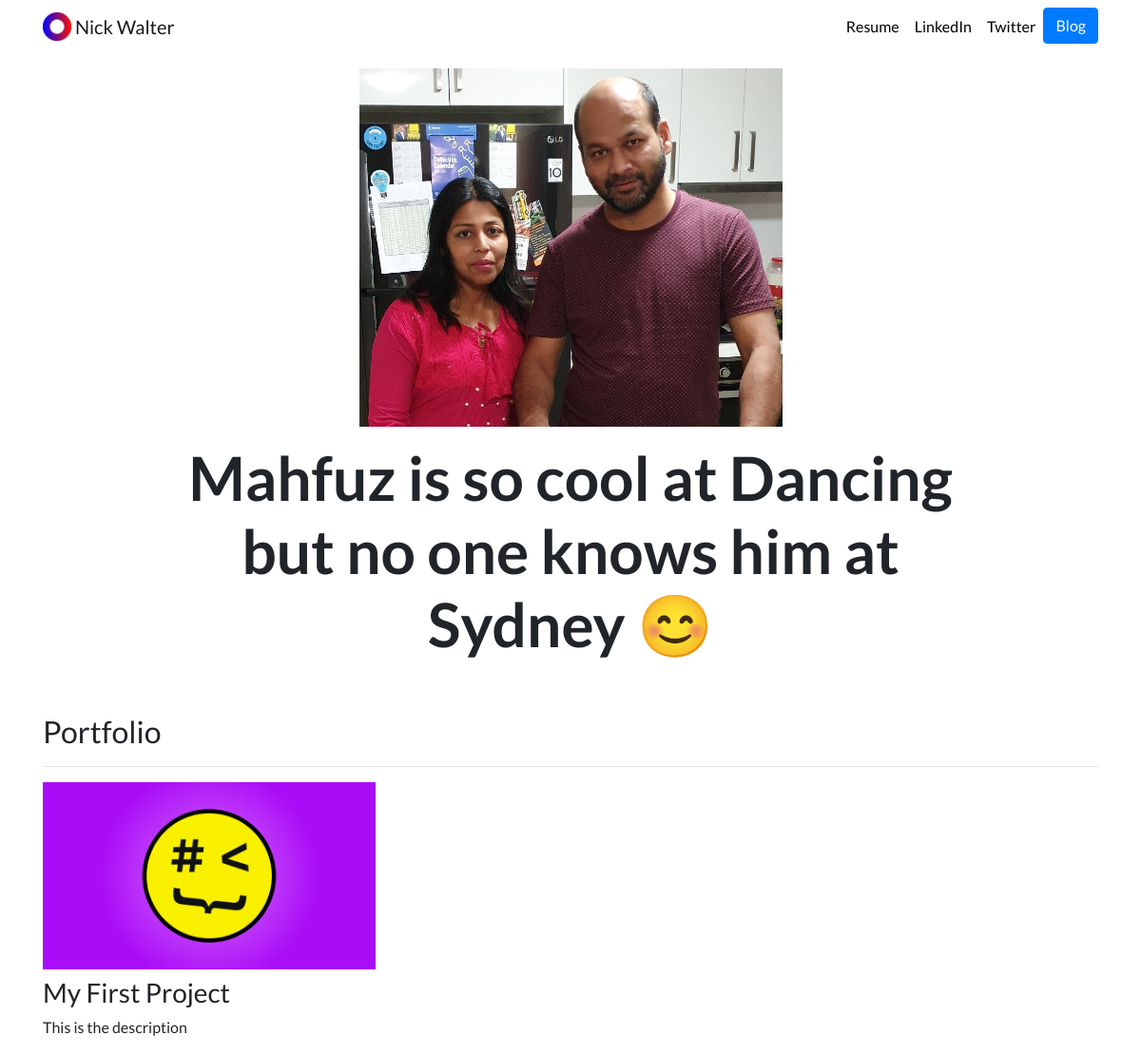
The app's page /, older data.
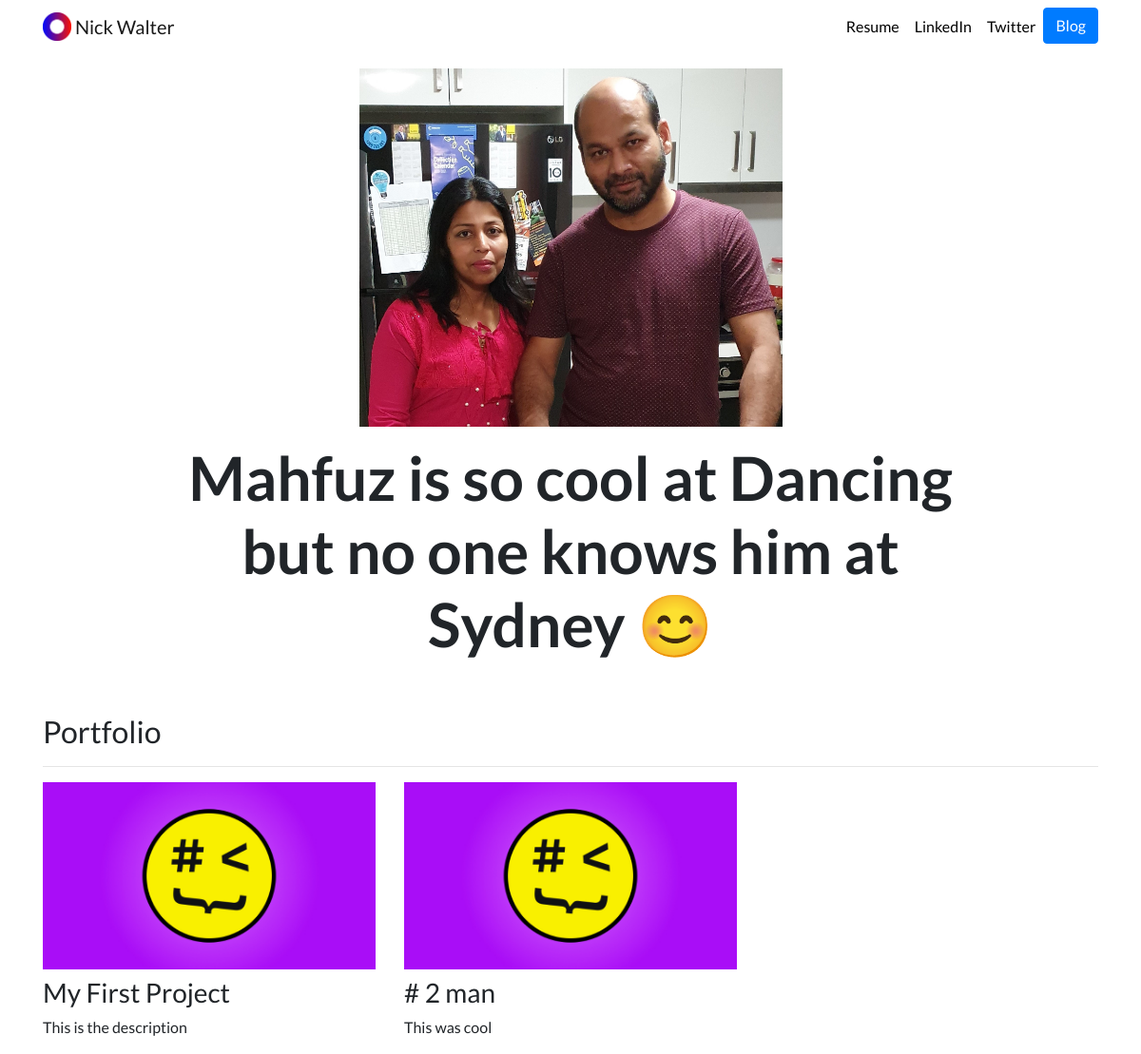
The same page, newer data.
### portfolio/models.py (models this page shows, shortened)
class Project(models.Model):
    title = models.CharField(max_length=100)
    description = models.CharField(max_length=250)
    image = models.ImageField(upload_to='portfolio/images/')
    url = models.URLField(blank=True)

### portfolio/views.py (the view)
# urls.py: 2. Add a URL to urlpatterns:  path('', views.home, name='home')
def home(request):
    projects = Project.objects.all()
    return render(request, 'portfolio/home.html', {'projects':projects})

### portfolio/templates/portfolio/home.html
{% extends "portfolio/base.html" %}
{% load static %}
{% block content %}
<div class="row justify-content-center my-3">
  <div class="col-5">
    <img src="{% static 'portfolio/mahfuz.jpg' %}" class="img-fluid">
  </div>
</div>
<div class="row justify-content-center mb-3">
  <div class="col-md-9 text-center">
    <h1 id="hometext" class="font-weight-bold">Mahfuz is so cool at Dancing but no one knows him at Sydney 😊</h1>
  </div>
</div>
<h2 class="mt-5">Portfolio</h2>
<hr>
<div class="row">
  {% for project in projects %}
  <div class="col-lg-4 col-md-6">
    {% if project.url %}
    <a href="{{ project.url }}">
      <img src="{{ project.image.url }}" class="img-fluid mb-2">
    </a>
    {% else %}
    <img src="{{ project.image.url }}" class="img-fluid mb-2">
    {% endif %}
    <h3>{{ project.title }}</h3>
    <p>{{ project.description }}</p>
  </div>
  {% endfor %}
</div>
{% endblock %}

Row changes from the older to the newer data that the page shows:
changed Project "My First Project": url empty → "http://zappycode.com/" (drawn); image: picture added; image: picture removed
added Project: image (picture), title "# 2 man", description "This was cool"
